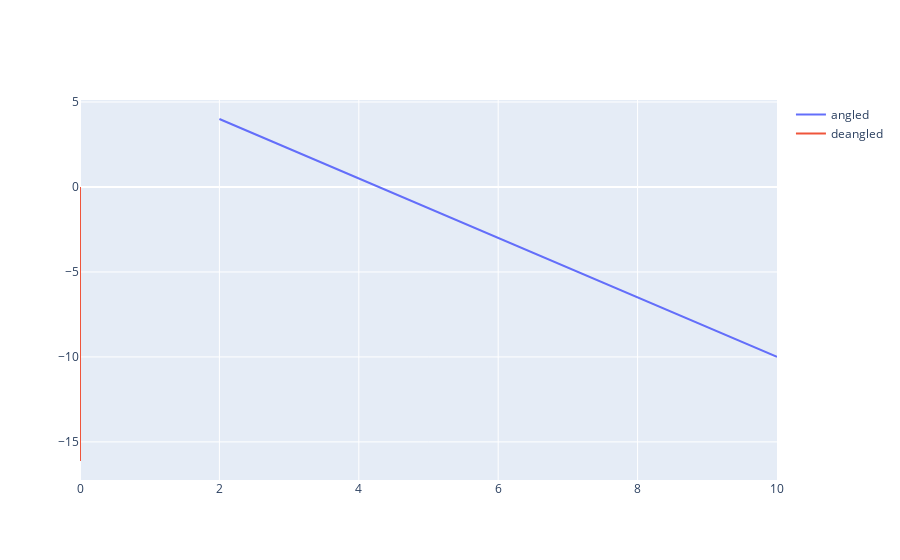

Here is the notebook cell this chart was saved with:
### Code cell
a= 2
b=4
c=10
d=-10
G =.9
al=.9
xy = mainRootArrays(a,b,c,d)
theta = findTheta(a,b,c,d)
nxy = rotateLine(xy[0],xy[1],theta,a,b)
aMain = go.Scatter(x = xy[0], y= xy[1], mode = 'lines', name = "angled")
dMain = go.Scatter(x= nxy[0], y = nxy[1], mode = 'lines', name = "deangled")
tmax = rotateLine([c],[d], theta, a,b)
tmax = tmax[1][0]
pq = rotateLine([5],[-5], theta, 2,4)
p = pq[0][0]
q = pq[1][0]
best = findBest(tmax, G,p,q,a) #returns bestLength and bestT
txy = reAngle([0],[best[1]], theta,a,b)
Array = [aMain, dMain]
iplot(Array)

### Figure 1 — Plotly figure (JSON) as saved in the notebook; plotly's stock layout.template omitted (floating-point values rounded to 4 significant figures)
{"data": [{"mode": "lines", "name": "angled", "type": "scatter", "x": [2, 2.163, 2.327, 2.49, 2.653, 2.816, 2.98, 3.143, 3.306, 3.469, 3.633, 3.796, 3.959, 4.122, 4.286, 4.449, 4.612, 4.776, 4.939, 5.102, 5.265, 5.429, 5.592, 5.755, 5.918, 6.082, 6.245, 6.408, 6.571, 6.735, 6.898, 7.061, 7.224, 7.388, 7.551, 7.714, 7.878, 8.041, 8.204, 8.367, 8.531, 8.694, 8.857, 9.02, 9.184, 9.347, 9.51, 9.673, 9.837, 10], "y": [4, 3.714, 3.429, 3.143, 2.857, 2.571, 2.286, 2, 1.714, 1.429, 1.143, 0.8571, 0.5714, 0.2857, 0, -0.2857, -0.5714, -0.8571, -1.143, -1.429, -1.714, -2, -2.286, -2.571, -2.857, -3.143, -3.429, -3.714, -4, -4.286, -4.571, -4.857, -5.143, -5.429, -5.714, -6.0, -6.286, -6.571, -6.857, -7.143, -7.429, -7.714, -8, -8.286, -8.571, -8.857, -9.143, -9.429, -9.714, -10]}, {"mode": "lines", "name": "deangled", "type": "scatter", "x": [0, 0, 5.551e-17, 1.11e-16, 1.11e-16, -1.11e-16, 2.22e-16, 0, 0, 0, 0, 0, 2.22e-16, 2.22e-16, 0, 0, 0, 4.441e-16, 0, 0, 0, 0, 0, -4.441e-16, 4.441e-16, 0, 4.441e-16, 0, 0, 8.882e-16, 8.882e-16, 0, 0, -8.882e-16, 8.882e-16, 0, 0, -8.882e-16, 0, 8.882e-16, 0, 0, 0, 0, 0, 0, -8.882e-16, 8.882e-16, 8.882e-16, 0], "y": [0, -0.3291, -0.6581, -0.9872, -1.316, -1.645, -1.974, -2.304, -2.633, -2.962, -3.291, -3.62, -3.949, -4.278, -4.607, -4.936, -5.265, -5.594, -5.923, -6.252, -6.581, -6.911, -7.24, -7.569, -7.898, -8.227, -8.556, -8.885, -9.214, -9.543, -9.872, -10.2, -10.53, -10.86, -11.19, -11.52, -11.85, -12.18, -12.5, -12.83, -13.16, -13.49, -13.82, -14.15, -14.48, -14.81, -15.14, -15.47, -15.8, -16.12]}], "layout": {"autosize": true, "xaxis": {"autorange": true, "range": [-8.882e-16, 10], "type": "linear"}, "yaxis": {"autorange": true, "range": [-17.24, 5.118], "type": "linear"}}}
